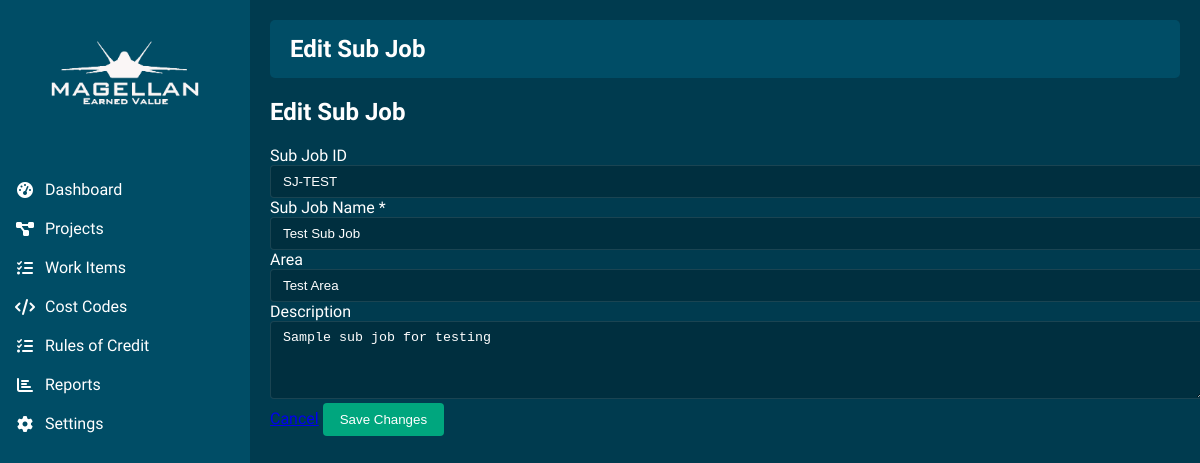
Page /edit_sub_job/1 on the committed database.
### models.py (models this page shows, shortened)
class SubJob(db.Model):
    __tablename__ = "sub_job"
    id = db.Column(db.Integer, primary_key=True)
    sub_job_id_str = db.Column(db.String(50), unique=True, nullable=False)
    name = db.Column(db.String(200), nullable=False)
    description = db.Column(db.Text)
    project_id = db.Column(db.Integer, db.ForeignKey("project.id"), nullable=False)
    work_items = db.relationship("WorkItem", backref="sub_job", lazy=True, cascade="all, delete-orphan")
    area = db.Column(db.String(100))

### routes.py (the view, shortened to what this page needs)
@main_bp.route('/edit_sub_job/<int:sub_job_id>', methods=['GET', 'POST'])
def edit_sub_job(sub_job_id):
    sub_job = SubJob.query.get_or_404(sub_job_id)
    return render_template('edit_sub_job.html', sub_job=sub_job)

### templates/edit_sub_job.html (shortened to what this page needs)
{% extends "base.html" %}
{% block page_title %}Edit Sub Job{% endblock %}
{% block content %}
    <div class="content-container">
        <div class="card">
            <div class="card-header">
                <h2>Edit Sub Job</h2>
            </div>
            <div class="card-body">
                <form method="POST" action="{{ url_for('main.edit_sub_job', sub_job_id=sub_job.id) }}">
                    <div class="form-group">
                        <label for="sub_job_id_str">Sub Job ID</label>
                        <input type="text" id="sub_job_id_str" name="sub_job_id_str" class="form-control" value="{{ sub_job.sub_job_id_str }}">
                    </div>
                    <div class="form-group">
                        <label for="name">Sub Job Name <span class="required">*</span></label>
                        <input type="text" id="name" name="name" class="form-control" value="{{ sub_job.name }}" required>
                    </div>
                    <div class="form-group">
                        <label for="area">Area</label>
                        <input type="text" id="area" name="area" class="form-control" value="{{ sub_job.area }}">
                    </div>
                    <div class="form-group">
                        <label for="description">Description</label>
                        <textarea id="description" name="description" class="form-control" rows="4">{{ sub_job.description }}</textarea>
                    </div>
                    <div class="form-actions">
                        <a href="{{ url_for('main.view_sub_job', sub_job_id=sub_job.id) }}" class="btn btn-outline">Cancel</a>
                        <button type="submit" class="btn btn-primary">Save Changes</button>
                    </div>
                </form>
            </div>
        </div>
    </div>
{% endblock %}

### static/css/style.css (style rules this page uses)
:root { --primary-bg: #003b4f; --secondary-bg: #004d66; --accent-green: #00a67e; --accent-light-green: #00c896; --text-light: #ffffff; --sidebar-width: 250px; }
body { font-family: 'Segoe UI', Tahoma, Geneva, Verdana, sans-serif; background-color: var(--primary-bg); color: var(--text-light); margin: 0; padding: 0; overflow-x: hidden; }
.btn-primary { background-color: var(--accent-green); border-color: var(--accent-green); color: var(--text-light); padding: 8px 16px; border-radius: 4px; text-decoration: none; display: inline-block; font-weight: 500; text-align: center; vertical-align: middle; cursor: pointer; border: 1px solid transparent; }
.form-control, .form-select { background-color: rgba(0, 0, 0, 0.2); border: 1px solid rgba(255, 255, 255, 0.1); color: var(--text-light); padding: 8px 12px; border-radius: 4px; width: 100%; }
.form-control::placeholder { color: rgba(255, 255, 255, 0.5); }

### rows in the picture
SubJob: sub_job_id_str "SJ-TEST", name "Test Sub Job", area "Test Area", description "Sample sub job for testing"
